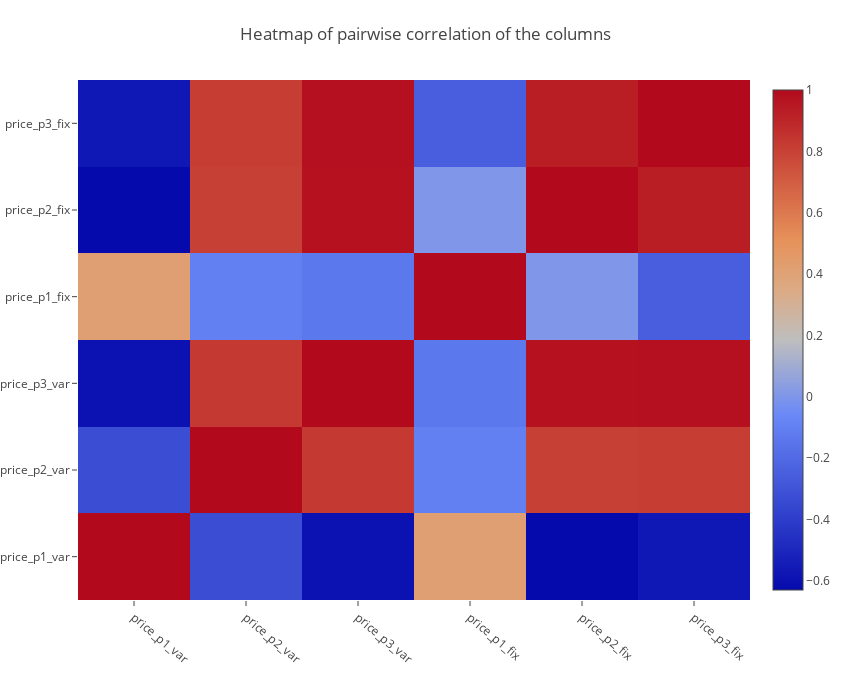

Notebook source saved alongside this figure:
### Code cell
# calling the function.
corr_heatmap(price.corr())

### Figure 1 — Plotly figure (JSON) as saved in the notebook; plotly's stock layout.template omitted (floating-point values rounded to 4 significant figures)
{"data": [{"type": "heatmap", "uid": "2f7a0398-acc6-4f3a-8eef-a4ae2ec548c0", "x": ["price_p1_var", "price_p2_var", "price_p3_var", "price_p1_fix", "price_p2_fix", "price_p3_fix"], "y": ["price_p1_var", "price_p2_var", "price_p3_var", "price_p1_fix", "price_p2_fix", "price_p3_fix"], "z": [[1, -0.3299, -0.5953, 0.4164, -0.6305, -0.5725], [-0.3299, 1, 0.8282, -0.09976, 0.8028, 0.8144], [-0.5953, 0.8282, 1, -0.1373, 0.9738, 0.9796], [0.4164, -0.09976, -0.1373, 1, 0.0009415, -0.2515], [-0.6305, 0.8028, 0.9738, 0.0009415, 1, 0.927], [-0.5725, 0.8144, 0.9796, -0.2515, 0.927, 1]]}], "layout": {"autosize": false, "height": 700, "margin": {"b": 100, "l": 0, "r": 100, "t": 80}, "title": {"text": "Heatmap of pairwise correlation of the columns"}, "width": 850, "xaxis": {"tickangle": 40}, "yaxis": {"automargin": true}}}
